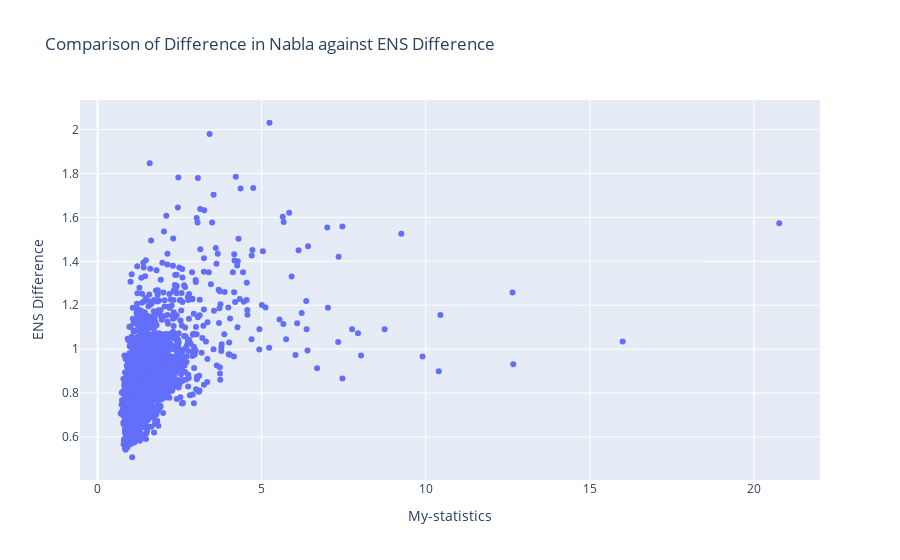

Write notebook code for a chart like this one.
### Code cell
Q2_list = []
nabla_list = []
ens_differnce_list = []
Q1 = generate_rate_matrix()
t = 0.2
jsd_value = jsd(p0_example, pi_balance)
ens1 = calculate_ENS(p0_example, Q1, t)
nabla1 = calculate_non_stationarity(p0_example, np.array(Q1), t)
nabla_list2 = []
p1 = calculate_stationary_distribution(np.array(Q1))
jsd_p1_p2_list = []
for i in range(2000):
    Q2 = generate_rate_matrix()
    Q2_list.append(Q2)
    p2 = calculate_stationary_distribution(np.array(Q2))
    ens2 = calculate_ENS(p0_example, np.array(Q2), t)
    nabla2 = calculate_non_stationarity(p0_example, np.array(Q2), t)
    nabla_list.append(nabla1/nabla2)
    # if nabla1>nabla2:
    #     ens_difference = ens1/ens2
    # else:
    #     ens_difference = ens2/ens1
    ens_difference = ens1/ens2
    ens_differnce_list.append(ens_difference)
    Q1c = matrix_calibration(Q1)
    Q2c = matrix_calibration(Q2)
    factor = norm(np.array(Q2c)-np.array(Q1c))/(1+norm(np.array(Q2c)-np.array(Q1c)))
    factor2 = norm(np.array(Q2c)-np.array(Q1c))/(norm(np.array(Q2c))+norm(np.array(Q1c)))
    aa = (nabla2+nabla1)/2
    ga = np.sqrt(nabla2**2+nabla1**2)
    
    jsd_p1_p2 = jsd(p1, p2)
    jsd_p1_p2_list.append(jsd_p1_p2)

# Create scatter plot
fig = go.Figure()

# Add traces for each nabla list
fig.add_trace(go.Scatter(x=nabla_list, y=ens_differnce_list, mode='markers', name='log'))


# Update layout
fig.update_layout(
    title='Comparison of Difference in Nabla against ENS Difference',
    xaxis_title='My-statistics',
    yaxis_title='ENS Difference',
    legend_title='Nabla Types'
)

# Show plot
fig.show()
col, p = stats.pearsonr(nabla_list, ens_differnce_list)
col

### Figure 1 — Plotly figure (JSON) as saved in the notebook; plotly's stock layout.template omitted (floating-point values rounded to 4 significant figures; data arrays with more than 128 entries replaced by an {"elided": "..."} marker saying what was removed)
{"data": [{"mode": "markers", "name": "log", "type": "scatter", "x": {"elided": "2000 float values"}, "y": {"elided": "2000 float values"}}], "layout": {"legend": {"title": {"text": "Nabla Types"}}, "title": {"text": "Comparison of Difference in Nabla against ENS Difference"}, "xaxis": {"title": {"text": "My-statistics"}}, "yaxis": {"title": {"text": "ENS Difference"}}}}
